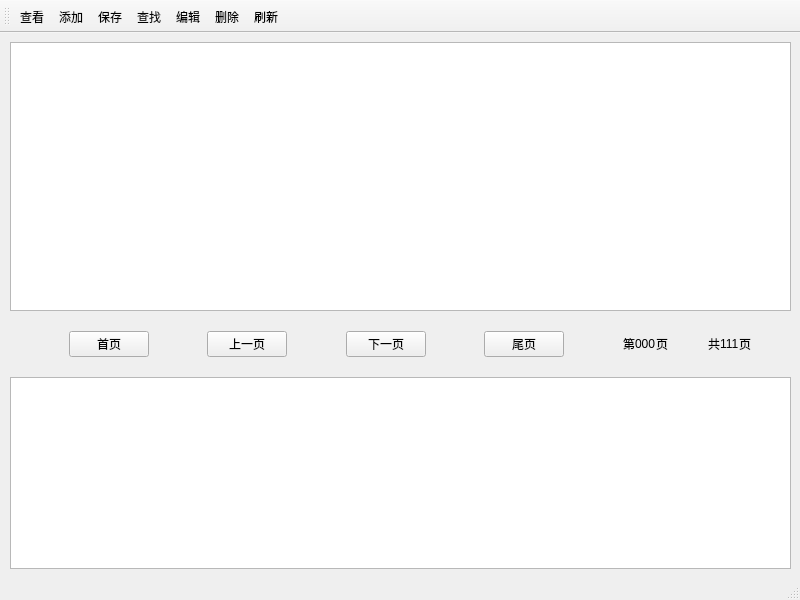
<?xml version="1.0" encoding="UTF-8"?>
<ui version="4.0">
 <class>AdminMainWindow</class>
 <widget class="QMainWindow" name="AdminMainWindow">
  <property name="geometry">
   <rect>
    <x>0</x>
    <y>0</y>
    <width>800</width>
    <height>600</height>
   </rect>
  </property>
  <property name="windowTitle">
   <string>MainWindow</string>
  </property>
  <widget class="QWidget" name="centralwidget">
   <layout class="QHBoxLayout" name="horizontalLayout_5">
    <item>
     <layout class="QVBoxLayout" name="verticalLayout_2">
      <property name="spacing">
       <number>0</number>
      </property>
      <property name="sizeConstraint">
       <enum>QLayout::SetDefaultConstraint</enum>
      </property>
      <property name="leftMargin">
       <number>1</number>
      </property>
      <property name="bottomMargin">
       <number>0</number>
      </property>
      <item>
       <widget class="QTableWidget" name="tableWidget">
        <property name="enabled">
         <bool>true</bool>
        </property>
        <property name="minimumSize">
         <size>
          <width>0</width>
          <height>0</height>
         </size>
        </property>
        <attribute name="horizontalHeaderStretchLastSection">
         <bool>false</bool>
        </attribute>
       </widget>
      </item>
      <item>
       <spacer name="verticalSpacer_2">
        <property name="orientation">
         <enum>Qt::Vertical</enum>
        </property>
        <property name="sizeType">
         <enum>QSizePolicy::Fixed</enum>
        </property>
        <property name="sizeHint" stdset="0">
         <size>
          <width>20</width>
          <height>20</height>
         </size>
        </property>
       </spacer>
      </item>
      <item>
       <layout class="QHBoxLayout" name="horizontalLayout_4">
        <property name="spacing">
         <number>0</number>
        </property>
        <property name="sizeConstraint">
         <enum>QLayout::SetDefaultConstraint</enum>
        </property>
        <item>
         <spacer name="horizontalSpacer_5">
          <property name="orientation">
           <enum>Qt::Horizontal</enum>
          </property>
          <property name="sizeHint" stdset="0">
           <size>
            <width>40</width>
            <height>20</height>
           </size>
          </property>
         </spacer>
        </item>
        <item>
         <widget class="QPushButton" name="pushButton">
          <property name="text">
           <string>首页</string>
          </property>
         </widget>
        </item>
        <item>
         <spacer name="horizontalSpacer">
          <property name="orientation">
           <enum>Qt::Horizontal</enum>
          </property>
          <property name="sizeHint" stdset="0">
           <size>
            <width>39</width>
            <height>20</height>
           </size>
          </property>
         </spacer>
        </item>
        <item>
         <widget class="QPushButton" name="pushButton_3">
          <property name="text">
           <string>上一页</string>
          </property>
         </widget>
        </item>
        <item>
         <spacer name="horizontalSpacer_2">
          <property name="orientation">
           <enum>Qt::Horizontal</enum>
          </property>
          <property name="sizeHint" stdset="0">
           <size>
            <width>40</width>
            <height>20</height>
           </size>
          </property>
         </spacer>
        </item>
        <item>
         <widget class="QPushButton" name="pushButton_4">
          <property name="text">
           <string>下一页</string>
          </property>
         </widget>
        </item>
        <item>
         <spacer name="horizontalSpacer_3">
          <property name="orientation">
           <enum>Qt::Horizontal</enum>
          </property>
          <property name="sizeHint" stdset="0">
           <size>
            <width>40</width>
            <height>20</height>
           </size>
          </property>
         </spacer>
        </item>
        <item>
         <widget class="QPushButton" name="pushButton_2">
          <property name="text">
           <string>尾页</string>
          </property>
         </widget>
        </item>
        <item>
         <spacer name="horizontalSpacer_4">
          <property name="orientation">
           <enum>Qt::Horizontal</enum>
          </property>
          <property name="sizeHint" stdset="0">
           <size>
            <width>40</width>
            <height>20</height>
           </size>
          </property>
         </spacer>
        </item>
        <item>
         <layout class="QHBoxLayout" name="horizontalLayout_3">
          <item>
           <layout class="QHBoxLayout" name="horizontalLayout">
            <item>
             <widget class="QLabel" name="label">
              <property name="text">
               <string>第</string>
              </property>
             </widget>
            </item>
            <item>
             <widget class="QLabel" name="numLabel">
              <property name="text">
               <string>000</string>
              </property>
             </widget>
            </item>
            <item>
             <widget class="QLabel" name="label_2">
              <property name="text">
               <string>页</string>
              </property>
             </widget>
            </item>
           </layout>
          </item>
          <item>
           <spacer name="horizontalSpacer_6">
            <property name="orientation">
             <enum>Qt::Horizontal</enum>
            </property>
            <property name="sizeHint" stdset="0">
             <size>
              <width>40</width>
              <height>20</height>
             </size>
            </property>
           </spacer>
          </item>
          <item>
           <layout class="QHBoxLayout" name="horizontalLayout_2">
            <item>
             <widget class="QLabel" name="label_4">
              <property name="text">
               <string>共</string>
              </property>
             </widget>
            </item>
            <item>
             <widget class="QLabel" name="sumLabel">
              <property name="text">
               <string>111</string>
              </property>
             </widget>
            </item>
            <item>
             <widget class="QLabel" name="label_6">
              <property name="text">
               <string>页</string>
              </property>
             </widget>
            </item>
            <item>
             <spacer name="horizontalSpacer_7">
              <property name="orientation">
               <enum>Qt::Horizontal</enum>
              </property>
              <property name="sizeHint" stdset="0">
               <size>
                <width>40</width>
                <height>20</height>
               </size>
              </property>
             </spacer>
            </item>
           </layout>
          </item>
         </layout>
        </item>
       </layout>
      </item>
      <item>
       <spacer name="verticalSpacer">
        <property name="orientation">
         <enum>Qt::Vertical</enum>
        </property>
        <property name="sizeType">
         <enum>QSizePolicy::Fixed</enum>
        </property>
        <property name="sizeHint" stdset="0">
         <size>
          <width>20</width>
          <height>20</height>
         </size>
        </property>
       </spacer>
      </item>
      <item>
       <widget class="QPlainTextEdit" name="plainTextEdit">
        <property name="sizePolicy">
         <sizepolicy hsizetype="Expanding" vsizetype="Fixed">
          <horstretch>0</horstretch>
          <verstretch>0</verstretch>
         </sizepolicy>
        </property>
       </widget>
      </item>
     </layout>
    </item>
   </layout>
  </widget>
  <widget class="QMenuBar" name="menubar">
   <property name="geometry">
    <rect>
     <x>0</x>
     <y>0</y>
     <width>800</width>
     <height>23</height>
    </rect>
   </property>
  </widget>
  <widget class="QStatusBar" name="statusbar"/>
  <widget class="QToolBar" name="toolBar">
   <property name="windowTitle">
    <string>toolBar</string>
   </property>
   <attribute name="toolBarArea">
    <enum>TopToolBarArea</enum>
   </attribute>
   <attribute name="toolBarBreak">
    <bool>false</bool>
   </attribute>
   <addaction name="viewAction"/>
   <addaction name="addAction"/>
   <addaction name="saveAction"/>
   <addaction name="searchAction"/>
   <addaction name="editAction"/>
   <addaction name="deleteAction"/>
   <addaction name="freshAction"/>
  </widget>
  <action name="viewAction">
   <property name="icon">
    <iconset resource="toolBar.qrc">
     <normaloff>:/new/toolbar/resource/view.png</normaloff>:/new/toolbar/resource/view.png</iconset>
   </property>
   <property name="text">
    <string>查看</string>
   </property>
   <property name="toolTip">
    <string>查看</string>
   </property>
  </action>
  <action name="searchAction">
   <property name="icon">
    <iconset resource="toolBar.qrc">
     <normaloff>:/new/toolbar/resource/search.png</normaloff>:/new/toolbar/resource/search.png</iconset>
   </property>
   <property name="text">
    <string>查找</string>
   </property>
   <property name="toolTip">
    <string>查找</string>
   </property>
  </action>
  <action name="addAction">
   <property name="icon">
    <iconset resource="toolBar.qrc">
     <normaloff>:/new/toolbar/resource/add.png</normaloff>:/new/toolbar/resource/add.png</iconset>
   </property>
   <property name="text">
    <string>添加</string>
   </property>
   <property name="toolTip">
    <string>添加</string>
   </property>
  </action>
  <action name="deleteAction">
   <property name="icon">
    <iconset resource="toolBar.qrc">
     <normaloff>:/new/toolbar/resource/delete.png</normaloff>:/new/toolbar/resource/delete.png</iconset>
   </property>
   <property name="text">
    <string>删除</string>
   </property>
   <property name="toolTip">
    <string>删除</string>
   </property>
  </action>
  <action name="editAction">
   <property name="icon">
    <iconset resource="toolBar.qrc">
     <normaloff>:/new/toolbar/resource/edit.png</normaloff>:/new/toolbar/resource/edit.png</iconset>
   </property>
   <property name="text">
    <string>编辑</string>
   </property>
   <property name="toolTip">
    <string>编辑</string>
   </property>
  </action>
  <action name="freshAction">
   <property name="icon">
    <iconset resource="toolBar.qrc">
     <normaloff>:/new/toolbar/resource/fresh.png</normaloff>:/new/toolbar/resource/fresh.png</iconset>
   </property>
   <property name="text">
    <string>刷新</string>
   </property>
   <property name="toolTip">
    <string>刷新</string>
   </property>
  </action>
  <action name="saveAction">
   <property name="icon">
    <iconset resource="toolBar.qrc">
     <normaloff>:/new/toolbar/resource/save.png</normaloff>:/new/toolbar/resource/save.png</iconset>
   </property>
   <property name="text">
    <string>保存</string>
   </property>
  </action>
 </widget>
 <resources>
  <include location="toolBar.qrc"/>
 </resources>
 <connections/>
</ui>
